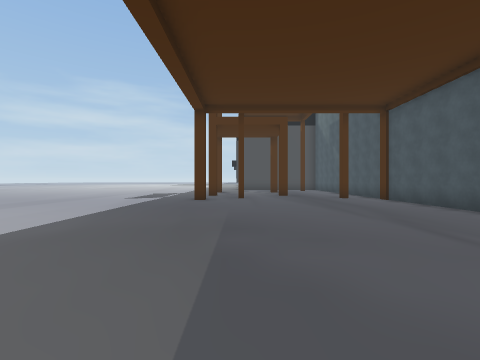
[1] (above)

16 first-person views from a walk through a 3-D level made in the Unity game engine. The camera is 1.4 m above the floor, looks level and sees 85° across. Doors are open. The floor is counted in squares, 2 m on a side. Each view is taken from the middle of a square. On the plan, view 1 faces up. The plan holds only what a view shows up to about 9 squares ahead; the rest is blank. The place goes on beyond the plan. The player character is not drawn.

[2]
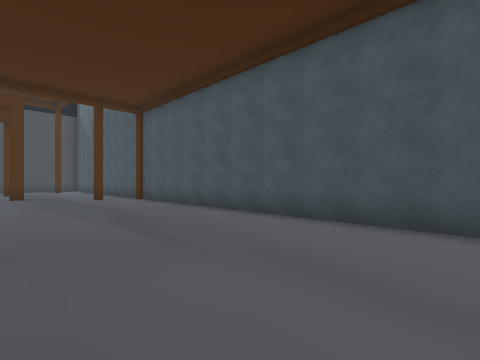

[3]
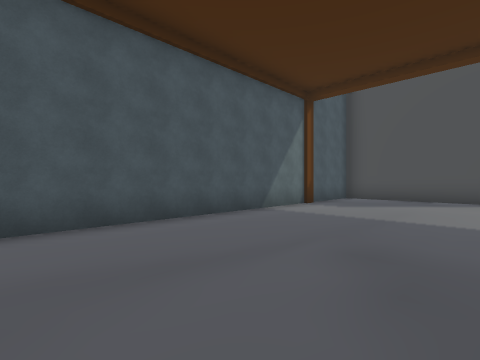

[4]
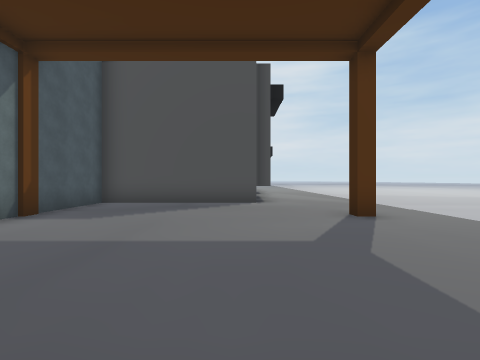

[5]
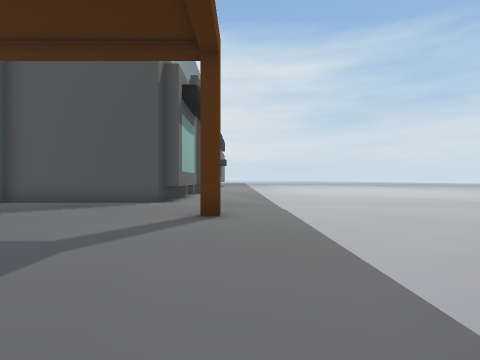

[6]
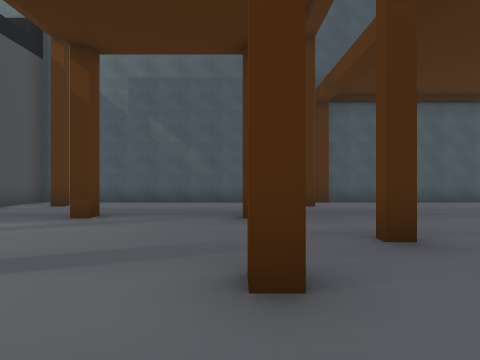

[7]
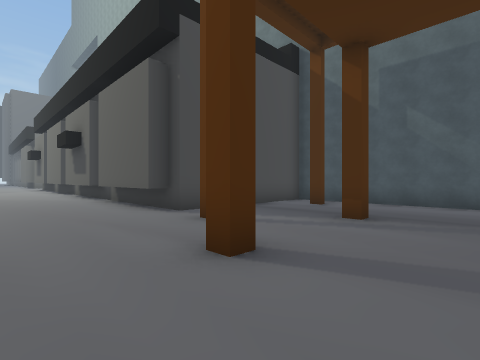

[8]
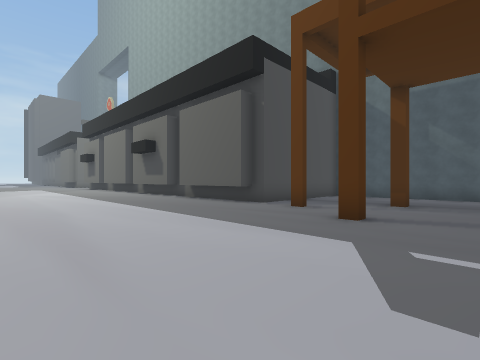

[9]
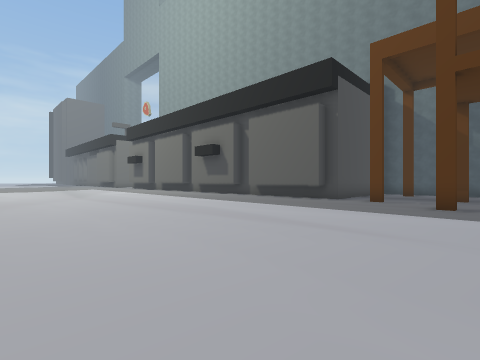

[10]
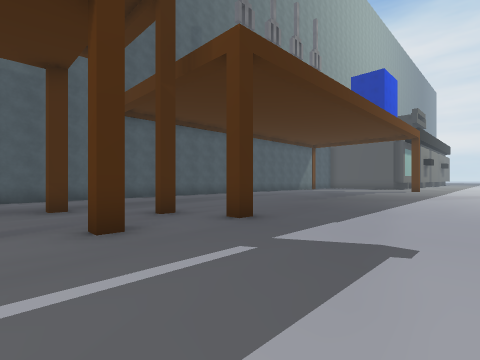

[11]
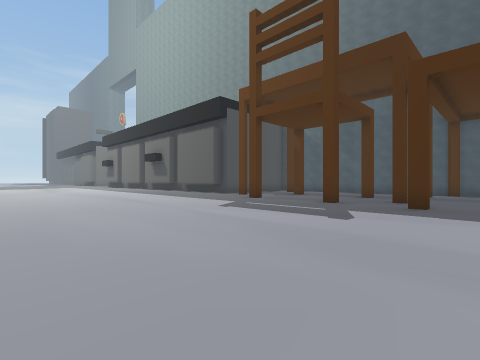

[12]
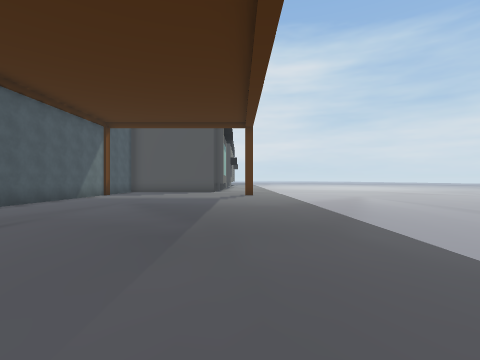

[13]
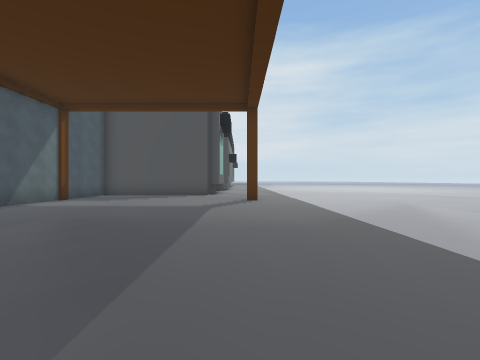

[14]
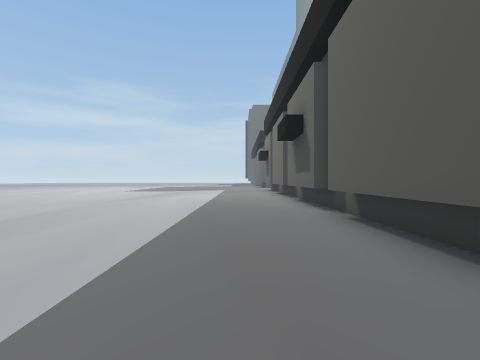

[15]
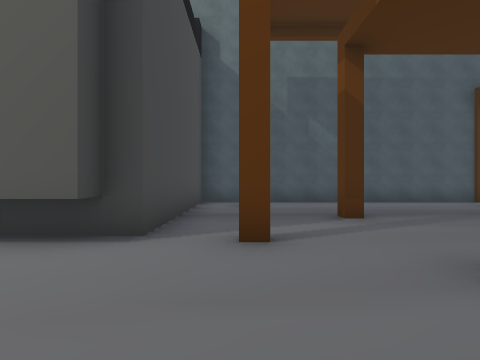

[16]
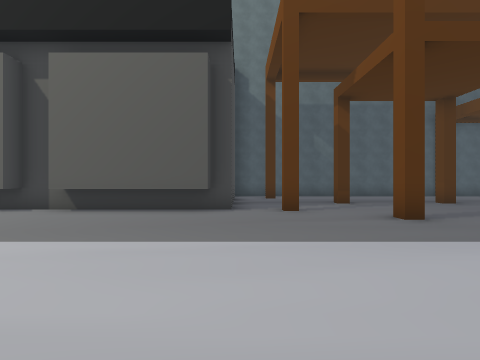

### Floor plan
Key: @ floor where view 1 was taken; # wall or solid block; . floor.
Columns run from 9 left of view 1 to 6 right of it. Each row starts with its distance up from view 1.
 24  ........##
 23 ..........#
 22 .........##
 21 .........#
 20 .........#
 19 .........#######
 18 ...............#
 17 .........#...#.#
 16 ...............#
 15 ........#..#...#
 14 ...............#
 13 ...............#
 12 ........#..#...#
 11 ...............#
 10 .........#...#.#
  9 ........#......#
  8 ...............#
  7    ............#
  6    ............#
  5     ...........#
  4     ...........#
  3     ...........#
  2    ............#
  1   .............#
  0   .......@.....#
 -1  ..............#
 -2  ..............#
 -3   .............#
 -4  ..............#
 -5  .......#......#
 -6  ..............#
 -7  ..............#
 -8  .........######

Where each view was taken, in squares from view 1:
view 1: 0 up, 0 right, facing up
view 2: 0 up, 1 right, facing up-right
view 3: 2 up, 1 right, facing down-right
view 4: 0 up, 1 right, facing down
view 5: 0 up, 2 left, facing down
view 6: 12 up, 3 left, facing right
view 7: 13 up, 3 left, facing up-right
view 8: 13 up, 6 left, facing up-right
view 9: 14 up, 9 left, facing up-right
view 10: 13 up, 5 left, facing down-right
view 11: 8 up, 9 left, facing up-right
view 12: 7 up, 1 left, facing down
view 13: 4 up, 1 left, facing down
view 14: 17 up, 2 left, facing up
view 15: 17 up, 3 left, facing right
view 16: 18 up, 6 left, facing right
